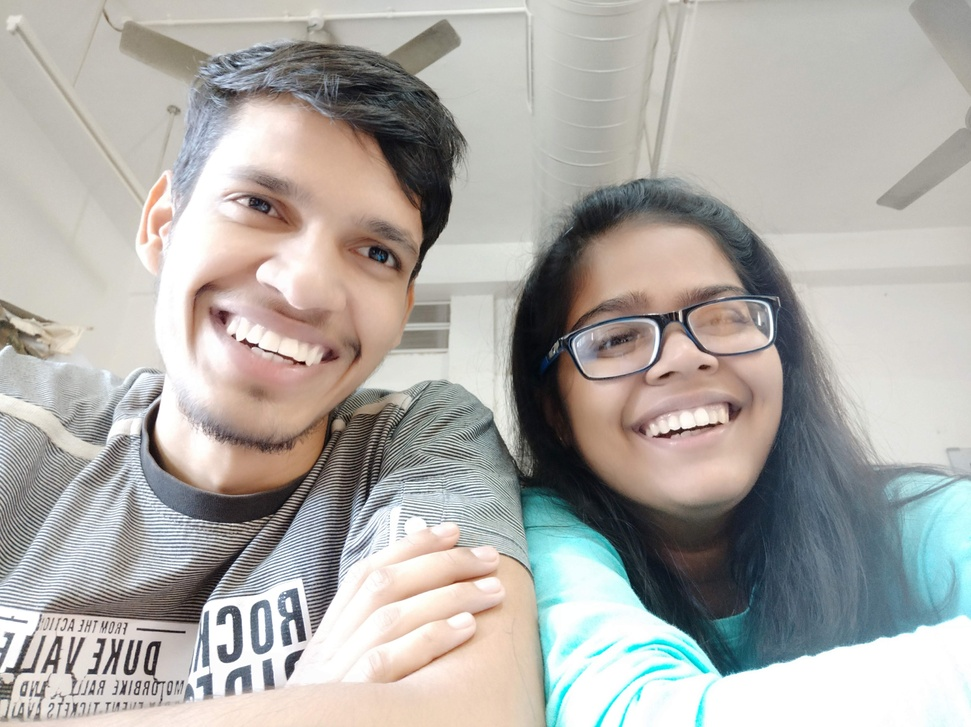
#> input picture Required Images/IMG_20181030_091002.jpg, 971 x 727 px, shrunk from 4623 x 3460 before the run, given in place of the camera
$ python Filtering_By_Color.py
#> lines starting #> are read from the running program, lines starting #| are printed output that depends on the picture; after the words box and inside, x2 and y2 are one past the last pixel; in counts of white or black regions, pixels touching at a corner belong together
"""
Filtering by color: From a given picture we are trying to get a particular color
and not taking into account the other colors
"""

import cv2
import numpy as np

#Initialize Web Cam
cap = cv2.VideoCapture(0)

#define lower blue and upper blue
lower_blue = np.array([105, 0, 0])
upper_blue = np.array([125, 255, 255])

while True:

    #Read webcam image
    ret, frame = cap.read()
#> frame is the input picture: shape (727, 971, 3); mean B, G, R 167.6, 172, 174.8

    #Convert image from RGB to HSV
    hsv_image = cv2.cvtColor(frame, cv2.COLOR_BGR2HSV)
#> hsv_image: shape (727, 971, 3); mean H, S, V 44.1, 32.8, 181.4

    #Use inRange to capture only the values between upper blue and lower blue
    mask = cv2.inRange(hsv_image, lower_blue, upper_blue)
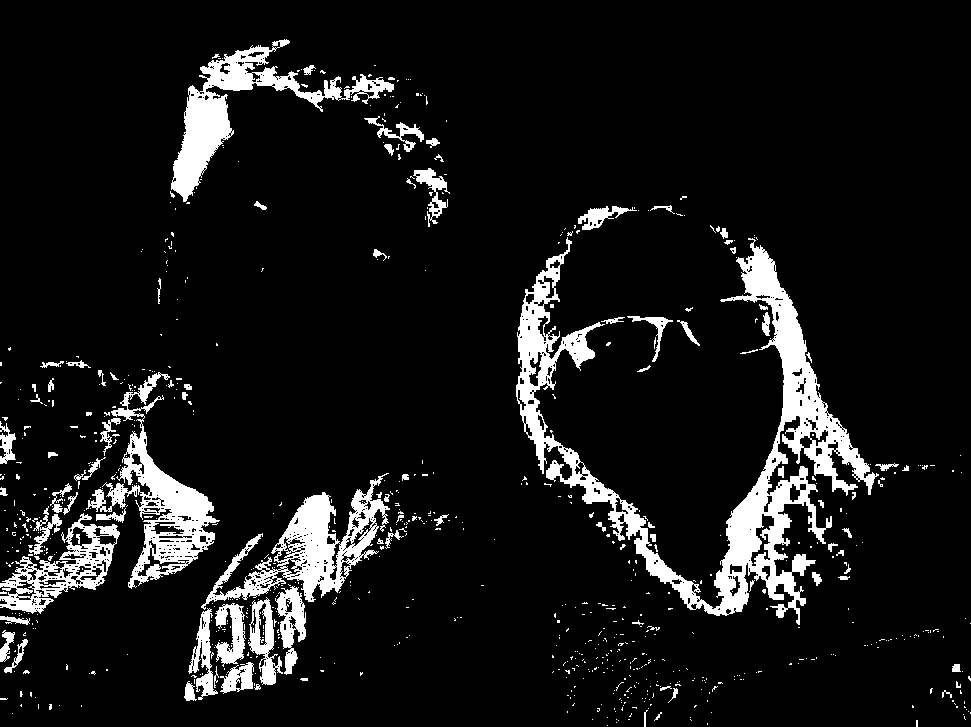
#> mask: shape (727, 971); 9.2% white; 770 white regions (678 under 20 px), largest, box (x1, y1, x2, y2) and area: (516, 237, 879, 625) 24545, (171, 39, 394, 202) 7280, (86, 372, 220, 589) 7200

    #Perform bitwise AND on mask and our original frame
    res = cv2.bitwise_and(frame, frame, mask = mask)
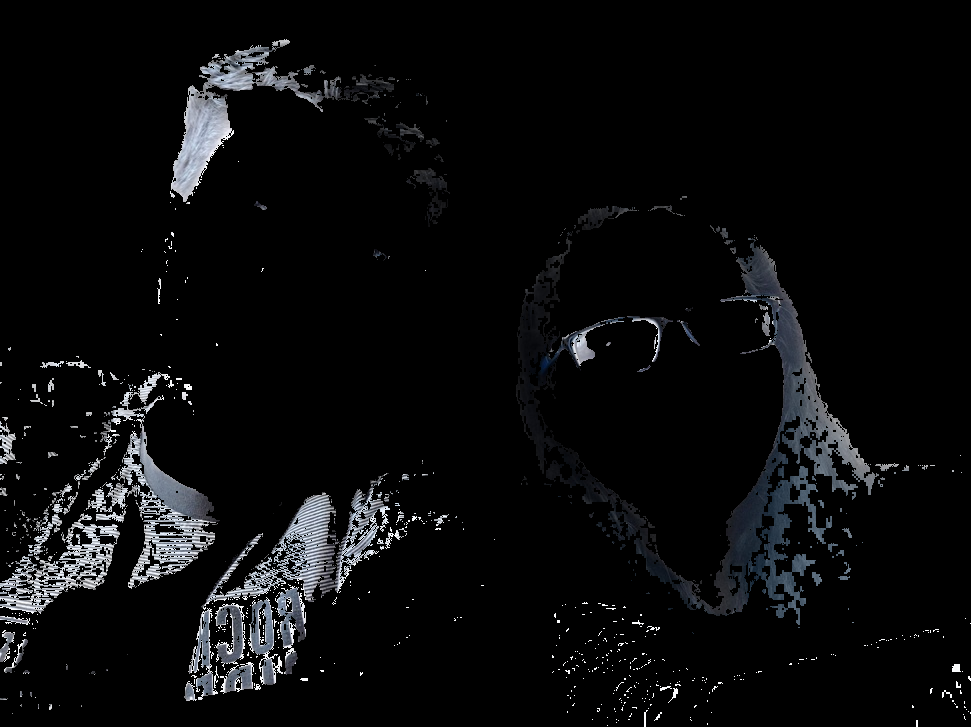
#> res: shape (727, 971, 3); mean B, G, R 11.7, 10.9, 10.4

    cv2.imshow("Original", frame)
    cv2.imshow("mask", mask)
    cv2.imshow("Filtered color only", res)

    if cv2.waitKey(1)== 13:
#> (key Esc is pressed here)
        break

cap.release()
#when you have seen all the windows press ESC at the last to destroy all the windows
#the waitKey(0) means it is waiting for ESC key
#waitKey(1) == 13 means press ENTER
#This closes all windows
cv2.destroyAllWindows()

$ run again, on Required Images/group.jpg
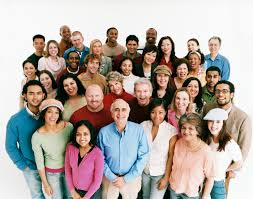
#> input picture Required Images/group.jpg, 253 x 199 px, given in place of the camera
#> frame is the input picture: shape (199, 253, 3); mean B, G, R 160.6, 166.8, 178.5
#> hsv_image: shape (199, 253, 3); mean H, S, V 39.7, 75.3, 188.1
#> `mask = cv2.inRange(hsv_image, lower_blue, upper_blue)`:
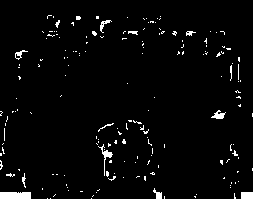
#> mask: shape (199, 253); 2.9% white; 176 white regions (163 under 20 px), largest, box (x1, y1, x2, y2) and area: (0, 192, 31, 199) 214, (98, 144, 113, 176) 91, (241, 192, 253, 199) 84
